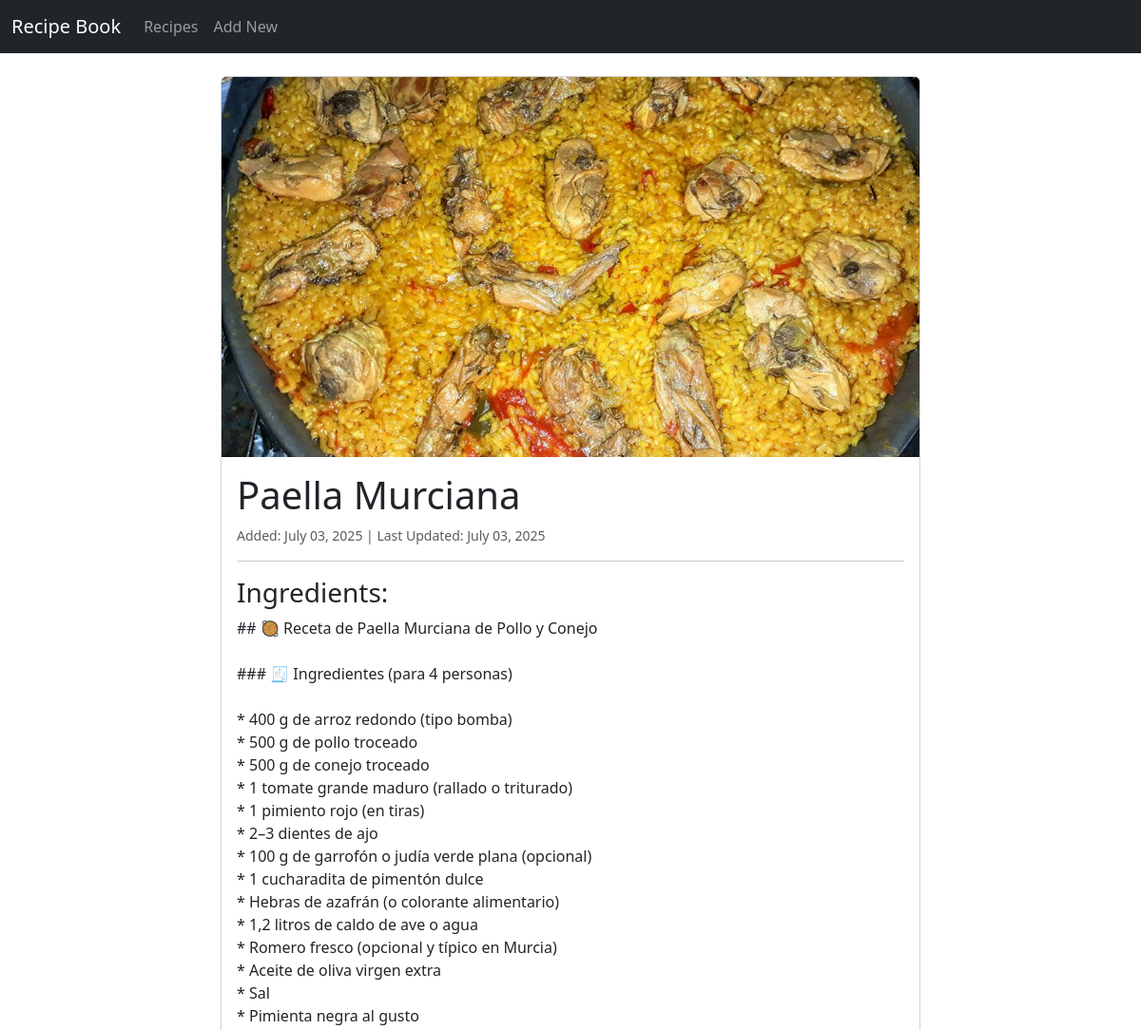
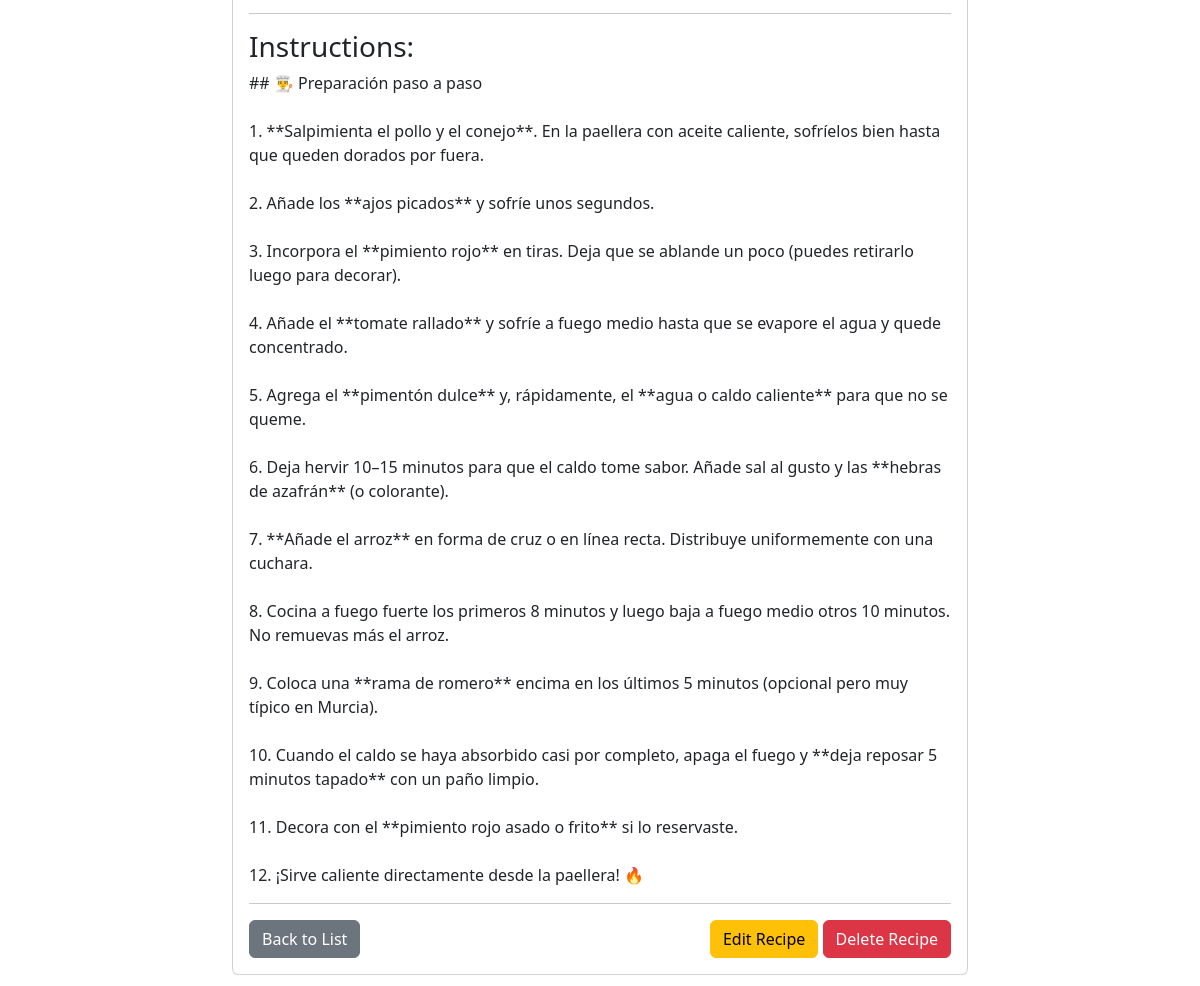
The page /recipes/2/ on the database its author committed (2 pictures, top to bottom).
### recipes/models.py (models this page shows, shortened)
class Recipe(models.Model):
    title = models.CharField(
        max_length=200,
        unique=True,  # Ensure recipe titles are unique for easy identification
        help_text="The name of the recipe."
    )
    image = models.ImageField(
        upload_to='recipe_images/',  # Images will be stored in media/recipe_images/
        blank=True,  # Image is optional
        null=True,   # Allows the database column to be NULL
        help_text="Upload an image for the recipe. Optional."
    )
    image_url = models.URLField(
        max_length=500,
        blank=True,
        null=True,
        help_text="Alternatively, provide a URL for the recipe image. Optional."
    )
    ingredients = models.TextField(
        help_text="List all ingredients, separated by newlines or commas. Markdown formatting allowed."
    )
    steps = models.TextField(
        help_text="Provide step-by-step instructions for preparing the recipe. Markdown formatting allowed."
    )
    created_at = models.DateTimeField(
        auto_now_add=True,  # Automatically sets the creation timestamp when the object is first created
        help_text="The date and time when the recipe was added."
    )
    updated_at = models.DateTimeField(
        auto_now=True,      # Automatically updates the timestamp every time the object is saved
        help_text="The date and time when the recipe was last updated."
    )
    class Meta:
        ordering = ['title']
        verbose_name = "Recipe"
        verbose_name_plural = "Recipes"
    def get_image_display_url(self):
        if self.image:
            return self.image.url
        elif self.image_url:
            return self.image_url
        return 'https://via.placeholder.com/150?text=No+Image' # Placeholder if neither is provided

### recipes/views.py (the view)
# urls.py: path('<int:pk>/', views.RecipeDetailView.as_view(), name='recipe_detail'),
class RecipeDetailView(DetailView):
    model = Recipe
    template_name = 'recipes/recipe_detail.html'
    context_object_name = 'recipe'

### recipes/templates/recipes/recipe_detail.html (shortened to what this page needs)
{% extends 'base.html' %}
{% block content %}
    <div class="container mt-4">
        <div class="row">
            <div class="col-md-8 offset-md-2">
                <div class="card mb-4">
                    {% if recipe.image or recipe.image_url %}
                        <img src="{{ recipe.get_image_display_url }}" class="card-img-top" alt="{{ recipe.title }}" style="max-height: 400px; object-fit: cover;">
                    {% else %}
                        <img src="https://via.placeholder.com/400x300?text=No+Image" class="card-img-top" alt="No image available" style="max-height: 400px; object-fit: cover;">
                    {% endif %}
                    <div class="card-body">
                        <h1 class="card-title">{{ recipe.title }}</h1>
                        <p class="text-muted small">
                            Added: {{ recipe.created_at|date:"F d, Y" }} | Last Updated: {{ recipe.updated_at|date:"F d, Y" }}
                        </p>
                        <hr>
                        <h3>Ingredients:</h3>
                        <div class="card-text ingredients-list">
                            <p>{{ recipe.ingredients|linebreaksbr }}</p>
                        </div>
                        <hr>
                        <h3>Instructions:</h3>
                        <div class="card-text steps-list">
                            <p>{{ recipe.steps|linebreaksbr }}</p>
                        </div>
                        <hr>
                        <div class="d-flex justify-content-between">
                            <a href="{% url 'recipes:recipe_list' %}" class="btn btn-secondary">Back to List</a>
                            <div>
                                <a href="{% url 'recipes:recipe_update' pk=recipe.pk %}" class="btn btn-warning">Edit Recipe</a>
                                <a href="{% url 'recipes:recipe_delete' pk=recipe.pk %}" class="btn btn-danger">Delete Recipe</a>
                            </div>
                        </div>
                    </div>
                </div>
            </div>
        </div>
    </div>
{% endblock %}

### rows shown on the page
Recipe: get_image_display_url (picture), title "Paella Murciana", created_at "July 03, 2025", updated_at "July 03, 2025", ingredients "## 🥘 Receta de Paella Murciana de Pollo y Conejo ### 🧾 Ingredientes (para 4 personas) * 400 g de arroz redondo (tipo bomba) * 500 g de pollo troceado * 500 g de conejo troceado * 1 tomate grande maduro (rallado o triturado) * 1 pimiento rojo (en tiras) * 2–3 dientes de ajo * 100 g de garrofón o judía verde plana (opcional) * 1 cucharadita de pimentón dulce * Hebras de azafrán (o colorante alimentario) * 1,2 litros de caldo de ave o agua * Romero fresco (opcional y típico en Murcia) * Aceite de oliva virgen extra * Sal * Pimienta negra al gusto", steps "## 👨‍🍳 Preparación paso a paso 1. **Salpimienta el pollo y el conejo**. En la paellera con aceite caliente, sofríelos bien hasta que queden dorados por fuera. 2. Añade los **ajos picados** y sofríe unos segundos. 3. Incorpora el **pimiento rojo** en tiras. Deja que se ablande un poco (puedes retirarlo luego para decorar). 4. Añade el **tomate rallado** y sofríe a fuego medio hasta que se evapore el agua y quede concentrado. 5. Agrega el **pimentón dulce** y, rápidamente, el **agua o caldo caliente** para que no se queme. 6. Deja hervir 10–15 minutos para que el caldo tome sabor. Añade sal al gusto y las **hebras de azafrán** (o colorante). 7. **Añade el arroz** en forma de cruz o en línea…"
